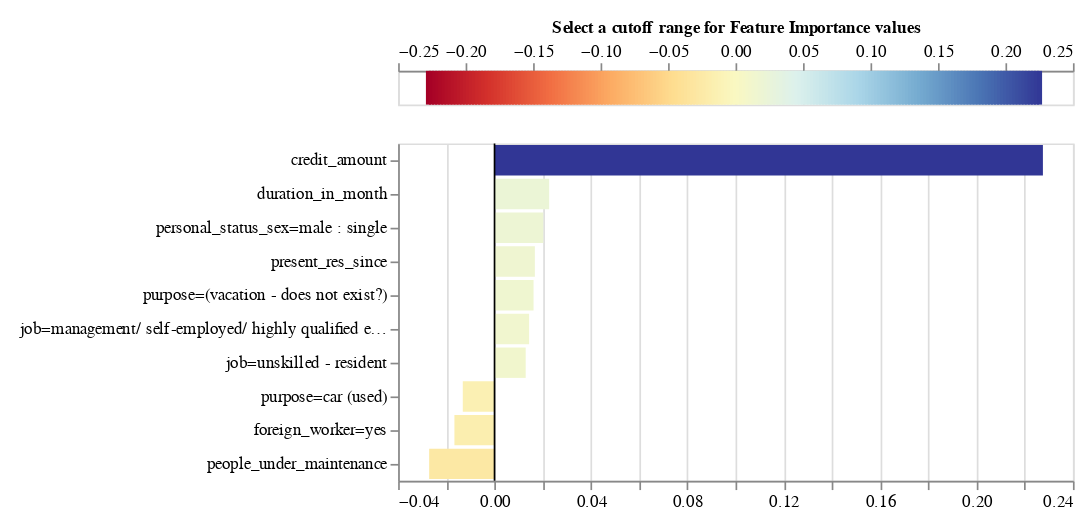

Write notebook code for a chart like this one.
### Code cell
lime_exp.plot_features_importance()

### Figure 1 — Vega-Lite specification as saved in the notebook (floating-point values rounded to 4 significant figures; data arrays with more than 128 entries replaced by an {"elided": "..."} marker saying what was removed)
{"config": {"view": {"continuousWidth": 400, "continuousHeight": 300}, "axis": {"labelFontSize": 10, "labelLimit": 225.0}}, "vconcat": [{"layer": [{"data": {"name": "data-6bcb0e500ab33c97388c3568d2fede49"}, "mark": {"type": "rule", "strokeWidth": 3}, "encoding": {"color": {"type": "quantitative", "field": "xValue", "legend": null, "scale": {"domain": [-0.2275, 0.2275], "domainMid": 0, "scheme": "redyellowblue"}}, "x": {"type": "quantitative", "axis": {"orient": "top", "titleFontSize": 10}, "field": "xValue", "title": "Select a cutoff range for Feature Importance values "}}}, {"data": {"name": "data-c7bc3ae69e1253e8223f70a11d04b99d"}, "mark": {"type": "rect", "color": "black", "height": 20, "opacity": 0.4, "tooltip": true}, "encoding": {"x": {"type": "quantitative", "field": "x_min"}, "x2": {"field": "x_max"}, "y": {"type": "quantitative", "axis": null, "field": "y"}}, "selection": {"Cutter": {"type": "single", "fields": ["cutoff"], "bind": {"input": "range", "max": 0.2275, "min": 0, "name": "Importance cutoff value (±) ", "step": 0.004551}, "init": {"cutoff": 0.0}}}, "transform": [{"calculate": "(-Cutter.cutoff)", "as": "x_min"}, {"calculate": "Cutter.cutoff", "as": "x_max"}]}], "height": 20}, {"layer": [{"data": {"name": "data-64728c33914aa72afca10890d94dd9e7"}, "mark": "bar", "encoding": {"color": {"type": "quantitative", "field": "value", "legend": null, "scale": {"domain": [-0.2275, 0.2275], "domainMid": 0, "scheme": "blueorange"}}, "tooltip": [{"type": "nominal", "field": "name", "title": "Feature"}, {"type": "quantitative", "field": "value", "title": "Importance"}], "x": {"type": "quantitative", "field": "value", "title": null}, "y": {"type": "nominal", "field": "name", "sort": {"field": "value", "op": "mean", "order": "descending"}, "title": null}}, "selection": {"Cutter": {"type": "single", "fields": ["cutoff"], "bind": {"input": "range", "max": 0.2275, "min": 0, "name": "Importance cutoff value (±) ", "step": 0.004551}, "init": {"cutoff": 0.0}}}, "transform": [{"filter": "((datum.value > Cutter.cutoff) || (datum.value < (-Cutter.cutoff)))"}]}, {"data": {"name": "data-9c00aa9dc2b1c1a0b4bf9b34ead12925"}, "mark": "rule", "encoding": {"x": {"type": "quantitative", "field": "x"}}}]}], "padding": 10, "$schema": "https://vega.github.io/schema/vega-lite/v4.8.1.json", "datasets": {"data-6bcb0e500ab33c97388c3568d2fede49": {"elided": "200 records"}, "data-c7bc3ae69e1253e8223f70a11d04b99d": [{"y": 0, "x": -0.5, "x2": 0.5}], "data-64728c33914aa72afca10890d94dd9e7": [{"name": "credit_amount", "value": 0.2275}, {"name": "people_under_maintenance", "value": -0.02712}, {"name": "duration_in_month", "value": 0.02267}, {"name": "personal_status_sex=male : single", "value": 0.02024}, {"name": "present_res_since", "value": 0.01674}, {"name": "foreign_worker=yes", "value": -0.01665}, {"name": "purpose=(vacation - does not exist?)", "value": 0.0162}, {"name": "job=management/ self-employed/ highly qualified employee/ officer", "value": 0.01435}, {"name": "purpose=car (used)", "value": -0.01318}, {"name": "job=unskilled - resident", "value": 0.01293}], "data-9c00aa9dc2b1c1a0b4bf9b34ead12925": [{"x": 0}]}}
